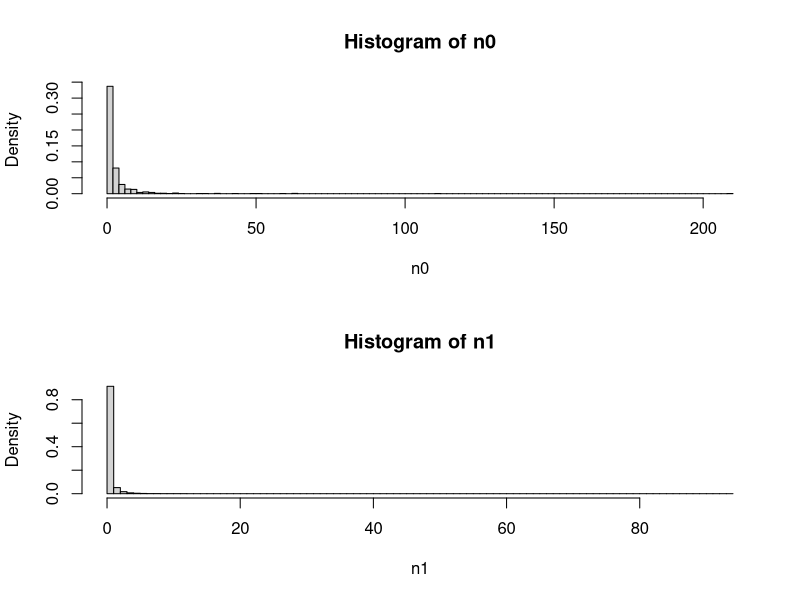
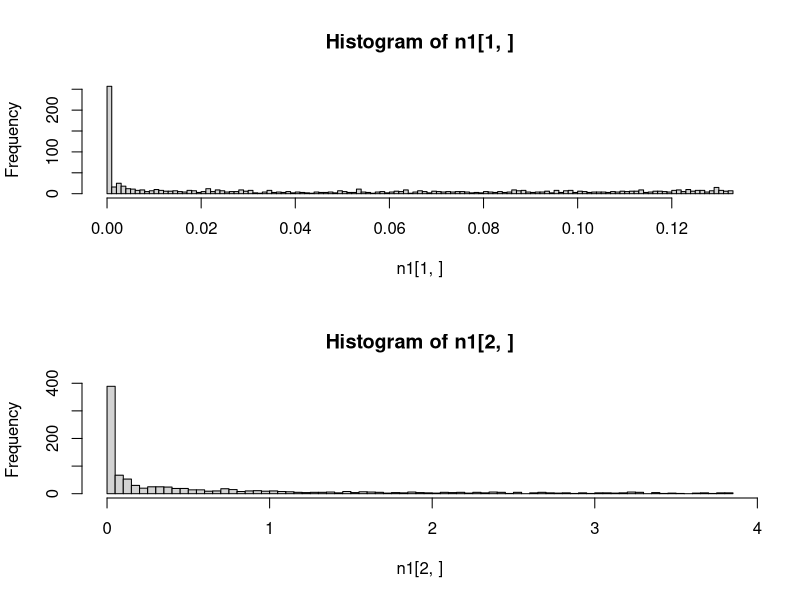
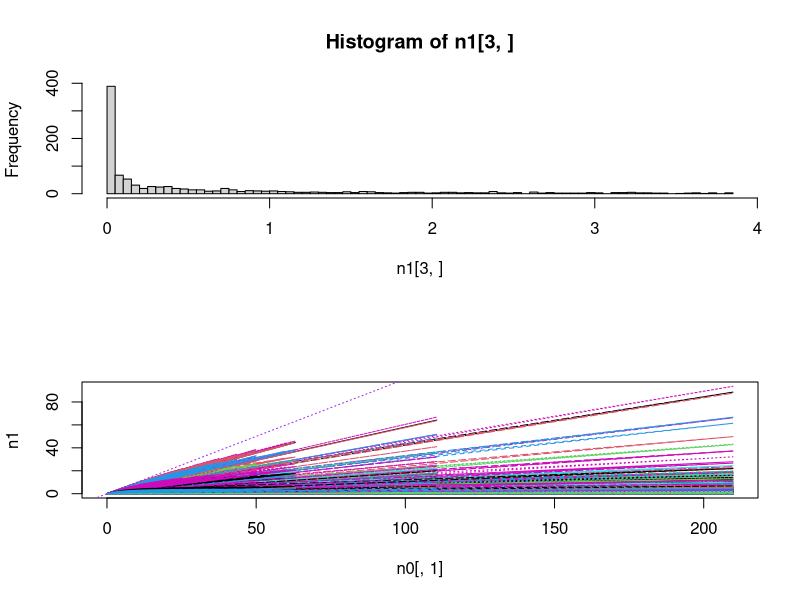

These figures' R source, in order:
####################################################################
# Explore how random variation in Beverton-Holt mortality function #
# affects the distribution of population sizes                     #
####################################################################

# Functions ---------------------------------------------------------------

BH <- function(n_in,m0,m1){
  n_out <- n_in * exp(-m0) / ( 1 + (m1/m0)*(1-exp(-m0))*n_in )
  return(n_out)
}
# assuming T = 1

# Exploration -------------------------------------------------------------

ln0_min <- -5
ln0_max <- 0
nseq <- 10^3
neps <- 10^3
alpha_m <- 0.1
beta_m <- 1

# n0_seq <- exp(seq(ln0_min,ln0_max,length.out=nseq))
# eps_m <- seq(-1,1,length.out=neps)
n0_seq <- exp(rnorm(nseq,0,1.5))
eps_m <- rnorm(neps,0,2)
  
m0 <- m1 <- n0 <- n1 <- matrix(NA,nr=nseq,nc=neps)

m0[] <- rep(exp(outer(alpha_m,eps_m,"+")),each=nseq)
m1[] <- rep(exp(outer(beta_m,eps_m,"+")),each=nseq)
n0[] <- rep(n0_seq,times=neps)
n1 <- BH(n0,m0,m1)

par(mfrow=c(2,1))
hist(n0,breaks=100,prob=T)
hist(n1,breaks=100,prob=T)

hist(n1[1,],breaks=100)
hist(n1[2,],breaks=100)
hist(n1[3,],breaks=100)

matplot(n0[,1],n1,type="l")
abline(0,1,col="purple",lty=3)

(K <- BH(10^10,m0[1,],m1[1,]))
